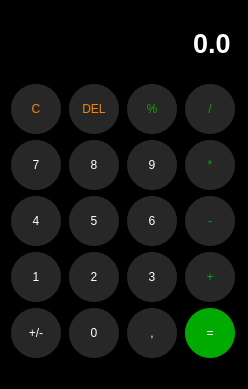
<?xml version="1.0" encoding="UTF-8"?>
<ui version="4.0">
 <class>Calculator</class>
 <widget class="QMainWindow" name="Calculator">
  <property name="geometry">
   <rect>
    <x>0</x>
    <y>0</y>
    <width>248</width>
    <height>389</height>
   </rect>
  </property>
  <property name="windowTitle">
   <string>Calculator</string>
  </property>
  <property name="styleSheet">
   <string notr="true">background-color: rgb(0, 0, 0);</string>
  </property>
  <widget class="QWidget" name="centralwidget">
   <layout class="QGridLayout" name="gridLayout">
    <item row="3" column="1">
     <widget class="QPushButton" name="button5">
      <property name="sizePolicy">
       <sizepolicy hsizetype="Preferred" vsizetype="Preferred">
        <horstretch>0</horstretch>
        <verstretch>0</verstretch>
       </sizepolicy>
      </property>
      <property name="styleSheet">
       <string notr="true">QPushButton {
	background-color: rgb(39, 39, 39);
	color: white;
	border-radius:25px;
	max-width:50px;
	max-height:50px;
	min-width:50px;
	min-height:50px;
}

QPushButton:pressed {
	background-color: rgb(65, 65, 65);
	color: white;
	border-radius:25px;
	max-width:50px;
	max-height:50px;
	min-width:50px;
	min-height:50px;
}</string>
      </property>
      <property name="text">
       <string>5</string>
      </property>
     </widget>
    </item>
    <item row="3" column="3">
     <widget class="QPushButton" name="buttonMinus">
      <property name="sizePolicy">
       <sizepolicy hsizetype="Preferred" vsizetype="Preferred">
        <horstretch>0</horstretch>
        <verstretch>0</verstretch>
       </sizepolicy>
      </property>
      <property name="styleSheet">
       <string notr="true">QPushButton {
	background-color: rgb(39, 39, 39);
	color: rgb(0, 170, 0);
	border-radius:25px;
	max-width:50px;
	max-height:50px;
	min-width:50px;
	min-height:50px;
}

QPushButton:pressed {
	background-color: rgb(65, 65, 65);
	color: rgb(0, 170, 0);
	border-radius:25px;
	max-width:50px;
	max-height:50px;
	min-width:50px;
	min-height:50px;
}</string>
      </property>
      <property name="text">
       <string>-</string>
      </property>
     </widget>
    </item>
    <item row="2" column="3">
     <widget class="QPushButton" name="buttonMulti">
      <property name="sizePolicy">
       <sizepolicy hsizetype="Preferred" vsizetype="Preferred">
        <horstretch>0</horstretch>
        <verstretch>0</verstretch>
       </sizepolicy>
      </property>
      <property name="styleSheet">
       <string notr="true">QPushButton {
	background-color: rgb(39, 39, 39);
	color: rgb(0, 170, 0);
	border-radius:25px;
	max-width:50px;
	max-height:50px;
	min-width:50px;
	min-height:50px;
}

QPushButton:pressed {
	background-color: rgb(65, 65, 65);
	color: rgb(0, 170, 0);
	border-radius:25px;
	max-width:50px;
	max-height:50px;
	min-width:50px;
	min-height:50px;
}</string>
      </property>
      <property name="text">
       <string>*</string>
      </property>
     </widget>
    </item>
    <item row="4" column="3">
     <widget class="QPushButton" name="buttonPlus">
      <property name="sizePolicy">
       <sizepolicy hsizetype="Preferred" vsizetype="Preferred">
        <horstretch>0</horstretch>
        <verstretch>0</verstretch>
       </sizepolicy>
      </property>
      <property name="styleSheet">
       <string notr="true">QPushButton {
	background-color: rgb(39, 39, 39);
	color: rgb(0, 170, 0);
	border-radius:25px;
	max-width:50px;
	max-height:50px;
	min-width:50px;
	min-height:50px;
}

QPushButton:pressed {
	background-color: rgb(65, 65, 65);
	color: rgb(0, 170, 0);
	border-radius:25px;
	max-width:50px;
	max-height:50px;
	min-width:50px;
	min-height:50px;
}</string>
      </property>
      <property name="text">
       <string>+</string>
      </property>
     </widget>
    </item>
    <item row="1" column="1">
     <widget class="QPushButton" name="buttonDel">
      <property name="sizePolicy">
       <sizepolicy hsizetype="Preferred" vsizetype="Preferred">
        <horstretch>0</horstretch>
        <verstretch>0</verstretch>
       </sizepolicy>
      </property>
      <property name="styleSheet">
       <string notr="true">QPushButton {
	background-color: rgb(39, 39, 39);
	color: rgb(244, 133, 6);
	border-radius:25px;
	max-width:50px;
	max-height:50px;
	min-width:50px;
	min-height:50px;
}

QPushButton:pressed {
	background-color: rgb(65, 65, 65);
	color: rgb(244, 133, 6);
	border-radius:25px;
	max-width:50px;
	max-height:50px;
	min-width:50px;
	min-height:50px;
}</string>
      </property>
      <property name="text">
       <string>DEL</string>
      </property>
     </widget>
    </item>
    <item row="4" column="2">
     <widget class="QPushButton" name="button3">
      <property name="sizePolicy">
       <sizepolicy hsizetype="Preferred" vsizetype="Preferred">
        <horstretch>0</horstretch>
        <verstretch>0</verstretch>
       </sizepolicy>
      </property>
      <property name="styleSheet">
       <string notr="true">QPushButton {
	background-color: rgb(39, 39, 39);
	color: white;
	border-radius:25px;
	max-width:50px;
	max-height:50px;
	min-width:50px;
	min-height:50px;
}

QPushButton:pressed {
	background-color: rgb(65, 65, 65);
	color: white;
	border-radius:25px;
	max-width:50px;
	max-height:50px;
	min-width:50px;
	min-height:50px;
}</string>
      </property>
      <property name="text">
       <string>3</string>
      </property>
     </widget>
    </item>
    <item row="0" column="0" colspan="4">
     <widget class="QLineEdit" name="display">
      <property name="sizePolicy">
       <sizepolicy hsizetype="Preferred" vsizetype="Expanding">
        <horstretch>0</horstretch>
        <verstretch>0</verstretch>
       </sizepolicy>
      </property>
      <property name="font">
       <font>
        <pointsize>20</pointsize>
        <bold>true</bold>
       </font>
      </property>
      <property name="styleSheet">
       <string notr="true">QLineEdit{
	background-color: black;
	color: white;
	border: none;
}</string>
      </property>
      <property name="text">
       <string>0.0</string>
      </property>
      <property name="alignment">
       <set>Qt::AlignRight|Qt::AlignTrailing|Qt::AlignVCenter</set>
      </property>
     </widget>
    </item>
    <item row="5" column="2">
     <widget class="QPushButton" name="buttonComma">
      <property name="sizePolicy">
       <sizepolicy hsizetype="Preferred" vsizetype="Preferred">
        <horstretch>0</horstretch>
        <verstretch>0</verstretch>
       </sizepolicy>
      </property>
      <property name="styleSheet">
       <string notr="true">QPushButton {
	background-color: rgb(39, 39, 39);
	color: white;
	border-radius:25px;
	max-width:50px;
	max-height:50px;
	min-width:50px;
	min-height:50px;
}

QPushButton:pressed {
	background-color: rgb(65, 65, 65);
	color: white;
	border-radius:25px;
	max-width:50px;
	max-height:50px;
	min-width:50px;
	min-height:50px;
}</string>
      </property>
      <property name="text">
       <string>,</string>
      </property>
     </widget>
    </item>
    <item row="5" column="3">
     <widget class="QPushButton" name="buttonEqual">
      <property name="sizePolicy">
       <sizepolicy hsizetype="Preferred" vsizetype="Preferred">
        <horstretch>0</horstretch>
        <verstretch>0</verstretch>
       </sizepolicy>
      </property>
      <property name="styleSheet">
       <string notr="true">QPushButton {
	background-color: rgb(0, 170, 0);
	color: white;
	border-radius:25px;
	max-width:50px;
	max-height:50px;
	min-width:50px;
	min-height:50px;
}

QPushButton:pressed {
	background-color: rgb(20, 223, 34);
	color: white;
	border-radius:25px;
	max-width:50px;
	max-height:50px;
	min-width:50px;
	min-height:50px;
}</string>
      </property>
      <property name="text">
       <string>=</string>
      </property>
     </widget>
    </item>
    <item row="2" column="1">
     <widget class="QPushButton" name="button8">
      <property name="sizePolicy">
       <sizepolicy hsizetype="Preferred" vsizetype="Preferred">
        <horstretch>0</horstretch>
        <verstretch>0</verstretch>
       </sizepolicy>
      </property>
      <property name="styleSheet">
       <string notr="true">QPushButton {
	background-color: rgb(39, 39, 39);
	color: white;
	border-radius:25px;
	max-width:50px;
	max-height:50px;
	min-width:50px;
	min-height:50px;
}

QPushButton:pressed {
	background-color: rgb(65, 65, 65);
	color: white;
	border-radius:25px;
	max-width:50px;
	max-height:50px;
	min-width:50px;
	min-height:50px;
}</string>
      </property>
      <property name="text">
       <string>8</string>
      </property>
     </widget>
    </item>
    <item row="4" column="1">
     <widget class="QPushButton" name="button2">
      <property name="sizePolicy">
       <sizepolicy hsizetype="Preferred" vsizetype="Preferred">
        <horstretch>0</horstretch>
        <verstretch>0</verstretch>
       </sizepolicy>
      </property>
      <property name="styleSheet">
       <string notr="true">QPushButton {
	background-color: rgb(39, 39, 39);
	color: white;
	border-radius:25px;
	max-width:50px;
	max-height:50px;
	min-width:50px;
	min-height:50px;
}

QPushButton:pressed {
	background-color: rgb(65, 65, 65);
	color: white;
	border-radius:25px;
	max-width:50px;
	max-height:50px;
	min-width:50px;
	min-height:50px;
}</string>
      </property>
      <property name="text">
       <string>2</string>
      </property>
     </widget>
    </item>
    <item row="5" column="0">
     <widget class="QPushButton" name="buttonSign">
      <property name="sizePolicy">
       <sizepolicy hsizetype="Preferred" vsizetype="Preferred">
        <horstretch>0</horstretch>
        <verstretch>0</verstretch>
       </sizepolicy>
      </property>
      <property name="styleSheet">
       <string notr="true">QPushButton {
	background-color: rgb(39, 39, 39);
	color: white;
	border-radius:25px;
	max-width:50px;
	max-height:50px;
	min-width:50px;
	min-height:50px;
}

QPushButton:pressed {
	background-color: rgb(65, 65, 65);
	color: white;
	border-radius:25px;
	max-width:50px;
	max-height:50px;
	min-width:50px;
	min-height:50px;
}</string>
      </property>
      <property name="text">
       <string>+/-</string>
      </property>
     </widget>
    </item>
    <item row="2" column="2">
     <widget class="QPushButton" name="button9">
      <property name="sizePolicy">
       <sizepolicy hsizetype="Preferred" vsizetype="Preferred">
        <horstretch>0</horstretch>
        <verstretch>0</verstretch>
       </sizepolicy>
      </property>
      <property name="styleSheet">
       <string notr="true">QPushButton {
	background-color: rgb(39, 39, 39);
	color: white;
	border-radius:25px;
	max-width:50px;
	max-height:50px;
	min-width:50px;
	min-height:50px;
}

QPushButton:pressed {
	background-color: rgb(65, 65, 65);
	color: white;
	border-radius:25px;
	max-width:50px;
	max-height:50px;
	min-width:50px;
	min-height:50px;
}</string>
      </property>
      <property name="text">
       <string>9</string>
      </property>
     </widget>
    </item>
    <item row="3" column="0">
     <widget class="QPushButton" name="button4">
      <property name="sizePolicy">
       <sizepolicy hsizetype="Preferred" vsizetype="Preferred">
        <horstretch>0</horstretch>
        <verstretch>0</verstretch>
       </sizepolicy>
      </property>
      <property name="styleSheet">
       <string notr="true">QPushButton {
	background-color: rgb(39, 39, 39);
	color: white;
	border-radius:25px;
	max-width:50px;
	max-height:50px;
	min-width:50px;
	min-height:50px;
}

QPushButton:pressed {
	background-color: rgb(65, 65, 65);
	color: white;
	border-radius:25px;
	max-width:50px;
	max-height:50px;
	min-width:50px;
	min-height:50px;
}</string>
      </property>
      <property name="text">
       <string>4</string>
      </property>
     </widget>
    </item>
    <item row="3" column="2">
     <widget class="QPushButton" name="button6">
      <property name="sizePolicy">
       <sizepolicy hsizetype="Preferred" vsizetype="Preferred">
        <horstretch>0</horstretch>
        <verstretch>0</verstretch>
       </sizepolicy>
      </property>
      <property name="styleSheet">
       <string notr="true">QPushButton {
	background-color: rgb(39, 39, 39);
	color: white;
	border-radius:25px;
	max-width:50px;
	max-height:50px;
	min-width:50px;
	min-height:50px;
}

QPushButton:pressed {
	background-color: rgb(65, 65, 65);
	color: white;
	border-radius:25px;
	max-width:50px;
	max-height:50px;
	min-width:50px;
	min-height:50px;
}</string>
      </property>
      <property name="text">
       <string>6</string>
      </property>
     </widget>
    </item>
    <item row="1" column="0">
     <widget class="QPushButton" name="buttonClear">
      <property name="sizePolicy">
       <sizepolicy hsizetype="Preferred" vsizetype="Preferred">
        <horstretch>0</horstretch>
        <verstretch>0</verstretch>
       </sizepolicy>
      </property>
      <property name="styleSheet">
       <string notr="true">QPushButton {
	background-color: rgb(39, 39, 39);
	color: rgb(244, 133, 6);
	border-radius:25px;
	max-width:50px;
	max-height:50px;
	min-width:50px;
	min-height:50px;
}

QPushButton:pressed {
	background-color: rgb(65, 65, 65);
	color: rgb(244, 133, 6);
	border-radius:25px;
	max-width:50px;
	max-height:50px;
	min-width:50px;
	min-height:50px;
}</string>
      </property>
      <property name="text">
       <string>C</string>
      </property>
     </widget>
    </item>
    <item row="2" column="0">
     <widget class="QPushButton" name="button7">
      <property name="sizePolicy">
       <sizepolicy hsizetype="Preferred" vsizetype="Preferred">
        <horstretch>0</horstretch>
        <verstretch>0</verstretch>
       </sizepolicy>
      </property>
      <property name="styleSheet">
       <string notr="true">QPushButton {
	background-color: rgb(39, 39, 39);
	color: white;
	border-radius:25px;
	max-width:50px;
	max-height:50px;
	min-width:50px;
	min-height:50px;
}

QPushButton:pressed {
	background-color: rgb(65, 65, 65);
	color: white;
	border-radius:25px;
	max-width:50px;
	max-height:50px;
	min-width:50px;
	min-height:50px;
}</string>
      </property>
      <property name="text">
       <string>7</string>
      </property>
     </widget>
    </item>
    <item row="1" column="2">
     <widget class="QPushButton" name="buttonProcent">
      <property name="sizePolicy">
       <sizepolicy hsizetype="Preferred" vsizetype="Preferred">
        <horstretch>0</horstretch>
        <verstretch>0</verstretch>
       </sizepolicy>
      </property>
      <property name="styleSheet">
       <string notr="true">QPushButton {
	background-color: rgb(39, 39, 39);
	color: rgb(0, 170, 0);
	border-radius:25px;
	max-width:50px;
	max-height:50px;
	min-width:50px;
	min-height:50px;
}

QPushButton:pressed {
	background-color: rgb(65, 65, 65);
	color: rgb(0, 170, 0);
	border-radius:25px;
	max-width:50px;
	max-height:50px;
	min-width:50px;
	min-height:50px;
}</string>
      </property>
      <property name="text">
       <string>%</string>
      </property>
     </widget>
    </item>
    <item row="5" column="1">
     <widget class="QPushButton" name="button0">
      <property name="sizePolicy">
       <sizepolicy hsizetype="Preferred" vsizetype="Preferred">
        <horstretch>0</horstretch>
        <verstretch>0</verstretch>
       </sizepolicy>
      </property>
      <property name="styleSheet">
       <string notr="true">QPushButton {
	background-color: rgb(39, 39, 39);
	color: white;
	border-radius:25px;
	max-width:50px;
	max-height:50px;
	min-width:50px;
	min-height:50px;
}

QPushButton:pressed {
	background-color: rgb(65, 65, 65);
	color: white;
	border-radius:25px;
	max-width:50px;
	max-height:50px;
	min-width:50px;
	min-height:50px;
}</string>
      </property>
      <property name="text">
       <string>0</string>
      </property>
     </widget>
    </item>
    <item row="1" column="3">
     <widget class="QPushButton" name="buttonDevide">
      <property name="sizePolicy">
       <sizepolicy hsizetype="Preferred" vsizetype="Preferred">
        <horstretch>0</horstretch>
        <verstretch>0</verstretch>
       </sizepolicy>
      </property>
      <property name="styleSheet">
       <string notr="true">QPushButton {
	background-color: rgb(39, 39, 39);
	color: rgb(0, 170, 0);
	border-radius:25px;
	max-width:50px;
	max-height:50px;
	min-width:50px;
	min-height:50px;
}

QPushButton:pressed {
	background-color: rgb(65, 65, 65);
	color: rgb(0, 170, 0);
	border-radius:25px;
	max-width:50px;
	max-height:50px;
	min-width:50px;
	min-height:50px;
}</string>
      </property>
      <property name="text">
       <string>/</string>
      </property>
     </widget>
    </item>
    <item row="4" column="0">
     <widget class="QPushButton" name="button1">
      <property name="sizePolicy">
       <sizepolicy hsizetype="Preferred" vsizetype="Preferred">
        <horstretch>0</horstretch>
        <verstretch>0</verstretch>
       </sizepolicy>
      </property>
      <property name="styleSheet">
       <string notr="true">QPushButton {
	background-color: rgb(39, 39, 39);
	color: white;
	border-radius:25px;
	max-width:50px;
	max-height:50px;
	min-width:50px;
	min-height:50px;
}

QPushButton:pressed {
	background-color: rgb(65, 65, 65);
	color: white;
	border-radius:25px;
	max-width:50px;
	max-height:50px;
	min-width:50px;
	min-height:50px;
}</string>
      </property>
      <property name="text">
       <string>1</string>
      </property>
     </widget>
    </item>
   </layout>
  </widget>
  <widget class="QMenuBar" name="menubar">
   <property name="geometry">
    <rect>
     <x>0</x>
     <y>0</y>
     <width>248</width>
     <height>21</height>
    </rect>
   </property>
  </widget>
  <widget class="QStatusBar" name="statusbar"/>
 </widget>
 <resources/>
 <connections/>
</ui>
